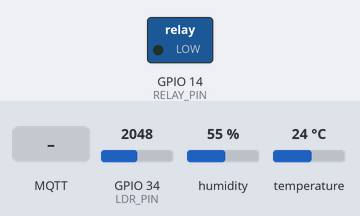
Simulated run of this program. Board: ESP32. Parts: switched loads named in the program (green lamp = pin HIGH). Inputs (shaded band) come from the test bench; at power-on: GPIO 34 (LDR_PIN) = 2048, humidity 55 %, temperature 24 °C. WiFi joins after 1.5 s; servers stay silent unless stated; random numbers use the default seed unless the program sets one; no MQTT or app messages arrive unless stated; what the program prints to the serial monitor is not drawn.

Above: at 2.7 s.
2.8 s: MQTT message "ON" arrives on the first subscribed topic
At 3.1 s:
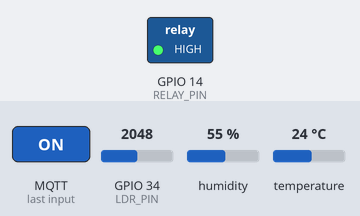
4.3 s: MQTT message "OFF" arrives on the first subscribed topic
At 5.5 s:
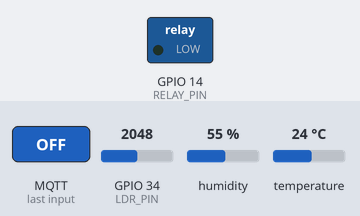
Timing chart, 0 to 7.3 s (numbered marks = the images above; inputs shaded):
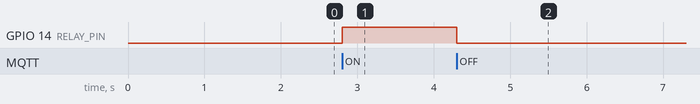

Measured:
- after the input at 2.8 s, GPIO 14 (RELAY_PIN): LOW → HIGH at once
- after the input at 4.3 s, GPIO 14 (RELAY_PIN): HIGH → LOW at once

The program:

main.cpp
```cpp
#include <Arduino.h>
#include <WiFi.h>
#include <PubSubClient.h>
#include "DHT.h"
#include <ArduinoJson.h>

// ------------------- CONFIG -------------------
#define DHTPIN 25
#define DHTTYPE DHT11
#define LDR_PIN 34
#define RELAY_PIN 14

// WiFi
const char* ssid = "Wokwi-GUEST";
const char* password = "";

// MQTT Broker (Test Public)
const char* mqtt_server = "broker.hivemq.com";
const int mqtt_port = 1883;

// MQTT Broker (Local Mosquitto via Ngrok)
// const char* mqtt_server = "0.tcp.ap.ngrok.io";
// const int mqtt_port = 14066;

// Local MQTT Broker
// const char* mqtt_server = "localhost";
// const int mqtt_port = 1883;

// MQTT Topics
const char* pubTopic = "iot/uas/sensor";
const char* subTopic = "iot/uas/pompa";

// Objects
WiFiClient espClient;
PubSubClient client(espClient);
DHT dht(DHTPIN, DHTTYPE);

unsigned long lastMsg = 0;
int interval = 5000; // kirim data setiap 5 detik

// ------------------- POMPA CONTROL -------------------
// void controlPompa(String status) {
//   if (status == "ON") {
//     digitalWrite(RELAY_PIN, HIGH);
//     Serial.println("Pompa: ON");
//   } else {
//     digitalWrite(RELAY_PIN, LOW);
//     Serial.println("Pompa: OFF");
//   }
// }

void controlPompa(String status) {
  status.trim();           // hapus spasi di depan/akhir
  status.replace("\"",""); // hapus tanda kutip jika ada

  if (status.equalsIgnoreCase("ON")) {
    digitalWrite(RELAY_PIN, HIGH);
    Serial.println("Pompa: ON");
  } else if (status.equalsIgnoreCase("OFF")) {
    digitalWrite(RELAY_PIN, LOW);
    Serial.println("Pompa: OFF");
  } else {
    Serial.print("Status tidak dikenali: ");
    Serial.println(status);
  }
}

// ------------------- MQTT CALLBACK -------------------
void callback(char* topic, byte* message, unsigned int length) {
  Serial.print("MQTT Message [");
  Serial.print(topic);
  Serial.print("] : ");

  String msg = "";
  for (int i = 0; i < length; i++) msg += (char)message[i];
  Serial.println(msg);

  controlPompa(msg);
}

// ------------------- WIFI CONNECT -------------------
void setup_wifi() {
  delay(10);
  Serial.println("\nConnecting to WiFi...");
  WiFi.begin(ssid, password);

  while (WiFi.status() != WL_CONNECTED) {
    delay(500);
    Serial.print(".");
  }

  Serial.println("\nWiFi Connected!");
  Serial.print("IP Address: ");
  Serial.println(WiFi.localIP());
}

// ------------------- MQTT RECONNECT -------------------
void reconnect() {
  while (!client.connected()) {
    Serial.print("Attempting MQTT Connection...");

    String clientId = "ESP32-UAS-";
    clientId += String(random(0xffff), HEX);

    if (client.connect(clientId.c_str())) {
      Serial.println("Connected!");
      client.subscribe(subTopic);
      Serial.print("Subscribed to: ");
      Serial.println(subTopic);
    } else {
      Serial.print("Failed, rc=");
      Serial.print(client.state());
      Serial.println(" retry in 5s");
      delay(5000);
    }
  }
}

// ------------------- SETUP -------------------
void setup() {
  Serial.begin(115200);
  dht.begin();

  pinMode(RELAY_PIN, OUTPUT);
  digitalWrite(RELAY_PIN, LOW); // awal OFF

  setup_wifi();
  client.setServer(mqtt_server, mqtt_port);
  client.setCallback(callback);
}

// ------------------- MAIN LOOP -------------------
void loop() {
  if (!client.connected()) reconnect();
  client.loop();

  unsigned long now = millis();
  if (now - lastMsg > interval) {
    lastMsg = now;

    float h = dht.readHumidity();
    float t = dht.readTemperature();
    int ldrValue = analogRead(LDR_PIN);

    if (isnan(h) || isnan(t)) {
      Serial.println("Failed to read DHT!");
      return;
    }

    // Buat JSON
    StaticJsonDocument<200> jsonDoc;
    jsonDoc["temperature"] = t;
    jsonDoc["humidity"] = h;
    jsonDoc["light"] = ldrValue;

    char buffer[200];
    size_t n = serializeJson(jsonDoc, buffer);

    client.publish(pubTopic, buffer, n);

    Serial.print("Published: ");
    Serial.println(buffer);
  }
}
```
